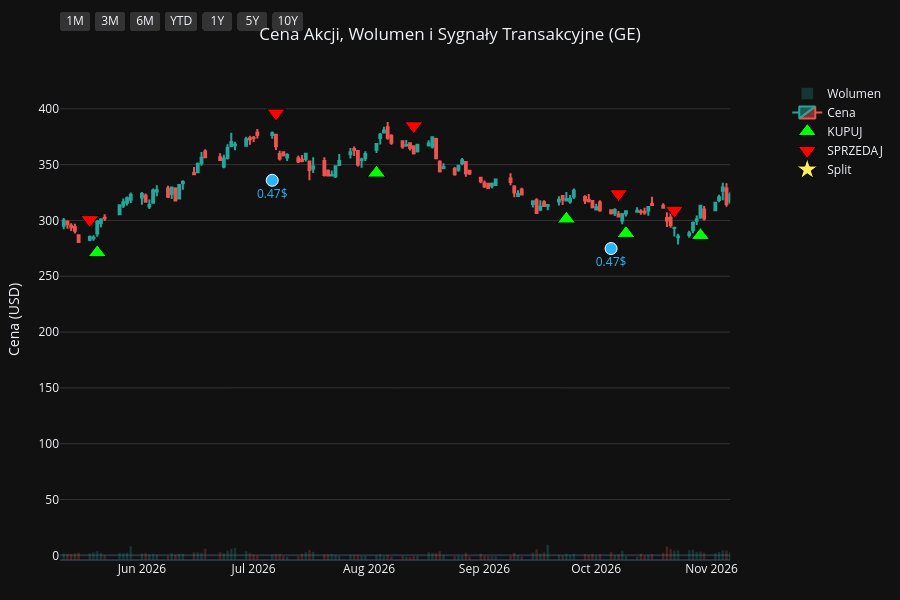
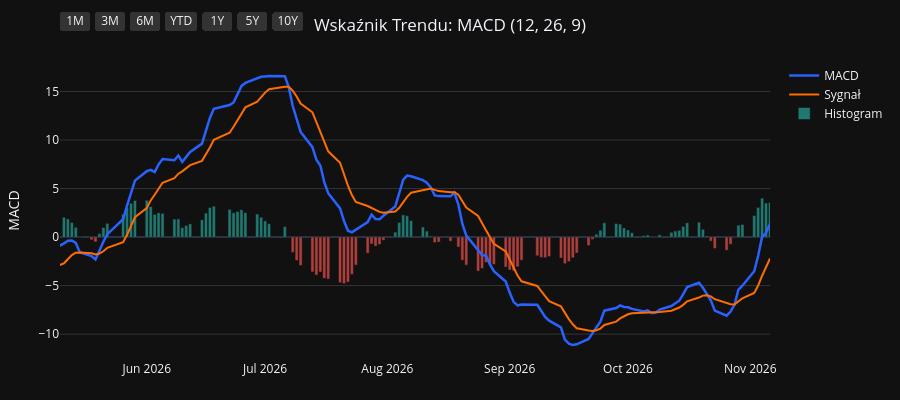
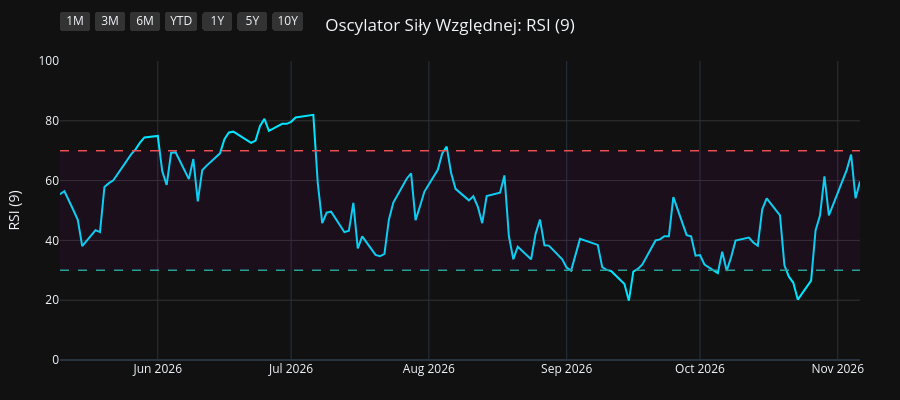
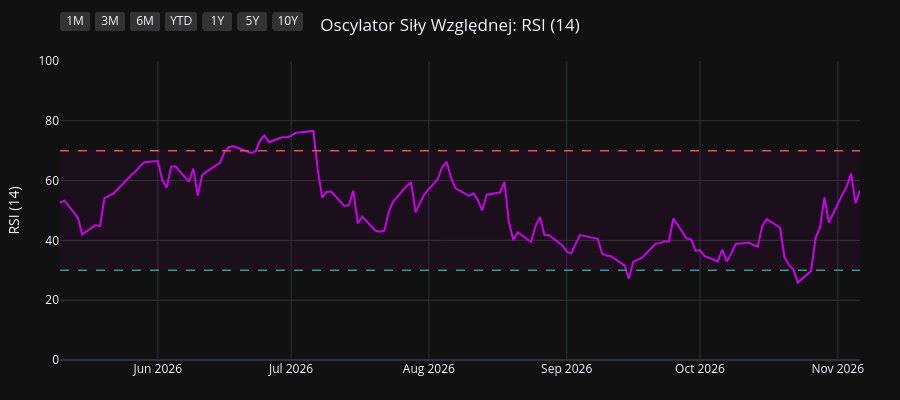

The code cell stored with these charts, in order, in its notebook:
### Code cell
import os
import yfinance as yf
import pandas as pd
import pandas_ta as ta
import plotly.graph_objects as go
from plotly.subplots import make_subplots

# 1. Pobranie i przygotowanie danych
symbol = os.environ.get("STOCK_TICKER", "").strip().upper()
if not symbol:
    raise RuntimeError("Set STOCK_TICKER before running price_extractor.ipynb")
df = yf.Ticker(symbol).history(period="10y")
df.index = df.index.tz_localize(None)

# Wskaźniki i sygnały
df.ta.macd(fast=12, slow=26, signal=9, append=True)
df.ta.rsi(length=9, append=True)
df.ta.rsi(length=14, append=True)
df.ta.rsi(length=21, append=True)
df.dropna(inplace=True)

macd = df['MACD_12_26_9']
signal = df['MACDs_12_26_9']
wczorajszy_macd = macd.shift(1)
wczorajszy_signal = signal.shift(1)

df['Decyzja'] = 'BRAK'
df.loc[(macd > signal) & (wczorajszy_macd <= wczorajszy_signal), 'Decyzja'] = 'KUPUJ'
df.loc[(macd < signal) & (wczorajszy_macd >= wczorajszy_signal), 'Decyzja'] = 'SPRZEDAJ'

df_kupuj = df[df['Decyzja'] == 'KUPUJ']
df_sprzedaj = df[df['Decyzja'] == 'SPRZEDAJ']
df_dywidendy = df[df['Dividends'] > 0]
df_splity = df[df['Stock Splits'] > 0]

# Wspólna konfiguracja osi X
konfiguracja_osi_x = dict(
    type="date",
    showspikes=True, spikemode="across", spikesnap="cursor", spikedash="dot", spikecolor="#ffffff", spikethickness=1, hoverformat="%Y-%m-%d",
    rangeselector=dict(
        buttons=list([
            dict(count=1, label="1M", step="month", stepmode="backward"),
            dict(count=3, label="3M", step="month", stepmode="backward"),
            dict(count=6, label="6M", step="month", stepmode="backward"),
            dict(count=1, label="YTD", step="year", stepmode="todate"),
            dict(count=1, label="1Y", step="year", stepmode="backward"),
            dict(count=5, label="5Y", step="year", stepmode="backward"),
            dict(step="all", label="10Y")
        ]),
        bgcolor="#333333", activecolor="#2962ff", x=0, y=1.1
    )
)

# ==========================================
# WYKRES 1: CENA + WOLUMEN + SYGNAŁY
# ==========================================
fig1 = make_subplots(specs=[[{"secondary_y": True}]])

kolory_wolumenu = ['#26a69a' if row['Close'] >= row['Open'] else '#ef5350' for index, row in df.iterrows()]
fig1.add_trace(go.Bar(x=df.index, y=df['Volume'], marker_color=kolory_wolumenu, opacity=0.25, name='Wolumen'), secondary_y=True)
fig1.add_trace(go.Candlestick(x=df.index, open=df['Open'], high=df['High'], low=df['Low'], close=df['Close'], name='Cena', increasing_line_color='#26a69a', decreasing_line_color='#ef5350'), secondary_y=False)
fig1.add_trace(go.Scatter(x=df_kupuj.index, y=df_kupuj['Low'] * 0.95, customdata=df_kupuj[['Low', 'High']], mode='markers', marker=dict(symbol='triangle-up', size=16, color='#00ff00', line=dict(width=1, color='black')), name='KUPUJ', hovertemplate='KUPUJ<br>Najniższa: %{customdata[0]:.2f}<br>Najwyższa: %{customdata[1]:.2f}<extra></extra>'), secondary_y=False)
fig1.add_trace(go.Scatter(x=df_sprzedaj.index, y=df_sprzedaj['High'] * 1.05, customdata=df_sprzedaj[['Low', 'High']], mode='markers', marker=dict(symbol='triangle-down', size=16, color='#ff0000', line=dict(width=1, color='black')), name='SPRZEDAJ', hovertemplate='SPRZEDAJ<br>Najniższa: %{customdata[0]:.2f}<br>Najwyższa: %{customdata[1]:.2f}<extra></extra>'), secondary_y=False)

if not df_dywidendy.empty:
    fig1.add_trace(go.Scatter(x=df_dywidendy.index, y=df_dywidendy['Low'] * 0.90, mode='markers+text', marker=dict(symbol='circle', size=12, color='#29b6f6', line=dict(width=1, color='white')), text=df_dywidendy['Dividends'].apply(lambda x: f"{x}$"), textposition="bottom center", name='Dywidenda', showlegend=False, hovertemplate='Dywidenda: %{text}<extra></extra>', textfont=dict(color="#29b6f6")), secondary_y=False)
if not df_splity.empty:
                    fig1.add_trace(go.Scatter(x=df_splity.index, y=df_splity['High'], mode='markers+text', marker=dict(symbol='star', size=16, color='#ffee58', line=dict(width=1, color='black')), text=df_splity['Stock Splits'].apply(lambda x: f"{x:g}:1" if x >= 1 else f"1:{1 / x:g}"), textposition="top center", name='Split', hovertemplate='%{text}<extra></extra>', textfont=dict(color="#ffee58")), secondary_y=False)

fig1.update_layout(title=dict(text=f"Cena Akcji, Wolumen i Sygnały Transakcyjne ({symbol})", x=0.5, xanchor='center'), dragmode='pan', xaxis_rangeslider_visible=False, template='plotly_dark', height=600, hovermode='x unified', margin=dict(l=60, r=40, t=60, b=40))
fig1.update_xaxes(**konfiguracja_osi_x)
fig1.update_xaxes(range=[df.index.max() - pd.Timedelta(days=180), df.index.max()])
fig1.update_yaxes(title_text="Cena (USD)", secondary_y=False, gridcolor='#333333')
fig1.update_yaxes(range=[0, df['Volume'].max() * 4], showgrid=False, showticklabels=False, secondary_y=True)
fig1.show(config={'scrollZoom': True})

# ==========================================
# WYKRES 2: WSKAŹNIK MACD
# ==========================================
fig2 = go.Figure()
fig2.add_trace(go.Scatter(x=df.index, y=df['MACD_12_26_9'], line=dict(color='#2962ff', width=2.5), name='MACD'))
fig2.add_trace(go.Scatter(x=df.index, y=df['MACDs_12_26_9'], line=dict(color='#ff6d00', width=2), name='Sygnał'))
kolory_macd = ['#26a69a' if val >= 0 else '#ef5350' for val in df['MACDh_12_26_9']]
fig2.add_trace(go.Bar(x=df.index, y=df['MACDh_12_26_9'], marker_color=kolory_macd, name='Histogram', opacity=0.7))
fig2.update_layout(title=dict(text="Wskaźnik Trendu: MACD (12, 26, 9)", x=0.5, xanchor='center'), dragmode='pan', xaxis_rangeslider_visible=False, template='plotly_dark', height=400, hovermode='x unified', margin=dict(l=60, r=40, t=60, b=40))
fig2.update_xaxes(**konfiguracja_osi_x)
fig2.update_xaxes(range=[df.index.max() - pd.Timedelta(days=180), df.index.max()])
fig2.update_yaxes(title_text="MACD", gridcolor='#333333')
fig2.show(config={'scrollZoom': True})

# ==========================================
# WYKRES 3: OSCYLATOR RSI (9)
# ==========================================
fig3 = go.Figure()
fig3.add_trace(go.Scatter(x=df.index, y=df['RSI_9'], line=dict(color='#00e5ff', width=2), name='RSI (9)'))
fig3.add_hline(y=70, line_dash="dash", line_color="#ef5350", line_width=1.5)
fig3.add_hline(y=30, line_dash="dash", line_color="#26a69a", line_width=1.5)
fig3.add_hrect(y0=30, y1=70, line_width=0, fillcolor="purple", opacity=0.1)
fig3.update_layout(title=dict(text="Oscylator Siły Względnej: RSI (9)", x=0.5, xanchor='center'), dragmode='pan', xaxis_rangeslider_visible=False, template='plotly_dark', height=400, hovermode='x unified', margin=dict(l=60, r=40, t=60, b=40))
fig3.update_xaxes(**konfiguracja_osi_x)
fig3.update_xaxes(range=[df.index.max() - pd.Timedelta(days=180), df.index.max()])
fig3.update_yaxes(title_text="RSI (9)", range=[0, 100], gridcolor='#333333')
fig3.show(config={'scrollZoom': True})

# ==========================================
# WYKRES 4: OSCYLATOR RSI (14)
# ==========================================
fig4 = go.Figure()
fig4.add_trace(go.Scatter(x=df.index, y=df['RSI_14'], line=dict(color='#d500f9', width=2), name='RSI (14)'))
fig4.add_hline(y=70, line_dash="dash", line_color="#ef5350", line_width=1.5)
fig4.add_hline(y=30, line_dash="dash", line_color="#26a69a", line_width=1.5)
fig4.add_hrect(y0=30, y1=70, line_width=0, fillcolor="purple", opacity=0.1)
fig4.update_layout(title=dict(text="Oscylator Siły Względnej: RSI (14)", x=0.5, xanchor='center'), dragmode='pan', xaxis_rangeslider_visible=False, template='plotly_dark', height=400, hovermode='x unified', margin=dict(l=60, r=40, t=60, b=40))
fig4.update_xaxes(**konfiguracja_osi_x)
fig4.update_xaxes(range=[df.index.max() - pd.Timedelta(days=180), df.index.max()])
fig4.update_yaxes(title_text="RSI (14)", range=[0, 100], gridcolor='#333333')
fig4.show(config={'scrollZoom': True})

# ==========================================
# WYKRES 5: OSCYLATOR RSI (21)
# ==========================================
fig5 = go.Figure()
fig5.add_trace(go.Scatter(x=df.index, y=df['RSI_21'], line=dict(color='#64dd17', width=2), name='RSI (21)'))
fig5.add_hline(y=70, line_dash="dash", line_color="#ef5350", line_width=1.5)
fig5.add_hline(y=30, line_dash="dash", line_color="#26a69a", line_width=1.5)
fig5.add_hrect(y0=30, y1=70, line_width=0, fillcolor="purple", opacity=0.1)
fig5.update_layout(title=dict(text="Oscylator Siły Względnej: RSI (21)", x=0.5, xanchor='center'), dragmode='pan', xaxis_rangeslider_visible=False, template='plotly_dark', height=400, hovermode='x unified', margin=dict(l=60, r=40, t=60, b=40))
fig5.update_xaxes(**konfiguracja_osi_x)
fig5.update_xaxes(range=[df.index.max() - pd.Timedelta(days=180), df.index.max()])
fig5.update_yaxes(title_text="RSI (21)", range=[0, 100], gridcolor='#333333')
fig5.show(config={'scrollZoom': True})

### Figure 1 — Plotly figure (JSON) as saved in the notebook; plotly's stock layout.template omitted (floating-point values rounded to 4 significant figures; data arrays with more than 128 entries replaced by an {"elided": "..."} marker saying what was removed)
{"data": [{"marker": {"color": {"elided": "2481 str values"}}, "name": "Wolumen", "opacity": 0.25, "type": "bar", "x": {"elided": "2481 str values"}, "xaxis": "x", "y": {"elided": "2481 int values"}, "yaxis": "y2"}, {"close": {"elided": "2481 float values"}, "decreasing": {"line": {"color": "#ef5350"}}, "high": {"elided": "2481 float values"}, "increasing": {"line": {"color": "#26a69a"}}, "low": {"elided": "2481 float values"}, "name": "Cena", "open": {"elided": "2481 float values"}, "type": "candlestick", "x": {"elided": "2481 str values"}, "xaxis": "x", "yaxis": "y"}, {"customdata": {"elided": "98x2 float values"}, "hovertemplate": "KUPUJ<br>Najniższa: %{customdata[0]:.2f}<br>Najwyższa: %{customdata[1]:.2f}<extra></extra>", "marker": {"color": "#00ff00", "line": {"color": "black", "width": 1}, "size": 16, "symbol": "triangle-up"}, "mode": "markers", "name": "KUPUJ", "type": "scatter", "x": ["2017-02-13T00:00:00", "2017-03-10T00:00:00", "2017-03-30T00:00:00", "2017-04-19T00:00:00", "2017-06-02T00:00:00", "2017-07-17T00:00:00", "2017-08-04T00:00:00", "2017-08-30T00:00:00", "2017-09-14T00:00:00", "2017-11-10T00:00:00", "2017-11-27T00:00:00", "2018-02-16T00:00:00", "2018-04-05T00:00:00", "2018-04-10T00:00:00", "2018-06-27T00:00:00", "2018-08-24T00:00:00", "2018-10-03T00:00:00", "2018-11-28T00:00:00", "2019-02-26T00:00:00", "2019-04-26T00:00:00", "2019-06-06T00:00:00", "2019-07-24T00:00:00", "2019-09-03T00:00:00", "2019-10-15T00:00:00", "2020-01-02T00:00:00", "2020-01-29T00:00:00", "2020-03-26T00:00:00", "2020-05-18T00:00:00", "2020-07-15T00:00:00", "2020-08-11T00:00:00", "2020-08-24T00:00:00", "2020-09-04T00:00:00", "2020-09-16T00:00:00", "2020-10-02T00:00:00", "2021-01-11T00:00:00", "2021-02-08T00:00:00", "2021-04-09T00:00:00", "2021-05-26T00:00:00", "2021-07-01T00:00:00", "2021-07-26T00:00:00", "2021-08-25T00:00:00", "2021-09-24T00:00:00", "2021-10-20T00:00:00", "2021-10-25T00:00:00", "2021-12-10T00:00:00", "2021-12-23T00:00:00", "2022-02-03T00:00:00", "2022-03-14T00:00:00", "2022-04-19T00:00:00", "2022-05-17T00:00:00", "2022-07-08T00:00:00", "2022-10-04T00:00:00", "2022-12-29T00:00:00", "2023-02-02T00:00:00", "2023-03-06T00:00:00", "2023-03-29T00:00:00", "2023-04-19T00:00:00", "2023-05-02T00:00:00", "2023-05-18T00:00:00", "2023-06-02T00:00:00", "2023-06-06T00:00:00", "2023-06-30T00:00:00", "2023-07-25T00:00:00", "2023-08-30T00:00:00", "2023-09-14T00:00:00", "2023-10-11T00:00:00", "2023-10-24T00:00:00", "2023-10-30T00:00:00", "2023-11-03T00:00:00", "2023-12-19T00:00:00", "2024-01-10T00:00:00", "2024-01-30T00:00:00", "2024-04-05T00:00:00", "2024-04-29T00:00:00", "2024-05-07T00:00:00", "2024-06-21T00:00:00", "2024-07-08T00:00:00", "2024-07-23T00:00:00", "2024-08-13T00:00:00", "2024-09-13T00:00:00", "2024-11-08T00:00:00", "2024-11-21T00:00:00", "2024-12-24T00:00:00", "2025-03-19T00:00:00", "2025-04-22T00:00:00", "2025-06-30T00:00:00", "2025-07-14T00:00:00", "2025-09-02T00:00:00", "2025-10-27T00:00:00", "2025-12-12T00:00:00", "2026-02-06T00:00:00", "2026-04-07T00:00:00", "2026-05-06T00:00:00", "2026-05-20T00:00:00", "2026-08-03T00:00:00", "2026-09-23T00:00:00", "2026-10-09T00:00:00", "2026-10-29T00:00:00"], "xaxis": "x", "y": [122.8, 123.4, 123.4, 124.4, 115.0, 112.2, 107.6, 101.4, 100.5, 84.41, 76.73, 63.25, 56.71, 55.76, 59.95, 54.17, 53.86, 32.32, 48.1, 41.65, 44.67, 48.24, 36.98, 39.45, 51.5, 57.28, 34.47, 26.35, 32.32, 30.76, 28.96, 28.78, 27.81, 27.86, 50.98, 52.59, 61.9, 60.15, 61.67, 58.3, 59.17, 59.25, 59.98, 59.67, 55.69, 53.92, 55.8, 53.18, 52.53, 43.84, 36.02, 37.62, 47.6, 60.9, 64.35, 69.71, 73.25, 74.56, 75.71, 77.8, 77.47, 80.82, 84.63, 84.87, 85.14, 83.33, 80.73, 80.06, 80.56, 92.2, 95.84, 97.86, 138.8, 152.6, 156.5, 151.0, 150.4, 154.4, 155.9, 158.7, 168.5, 166.5, 158.6, 189.7, 171.6, 239.2, 241.6, 252.9, 287.7, 274.7, 293.5, 268.2, 284.1, 271.1, 342.4, 301.3, 288.3, 286.5], "yaxis": "y"}, {"customdata": {"elided": "98x2 float values"}, "hovertemplate": "SPRZEDAJ<br>Najniższa: %{customdata[0]:.2f}<br>Najwyższa: %{customdata[1]:.2f}<extra></extra>", "marker": {"color": "#ff0000", "line": {"color": "black", "width": 1}, "size": 16, "symbol": "triangle-down"}, "mode": "markers", "name": "SPRZEDAJ", "type": "scatter", "x": ["2016-12-27T00:00:00", "2017-03-09T00:00:00", "2017-03-14T00:00:00", "2017-04-17T00:00:00", "2017-04-24T00:00:00", "2017-06-23T00:00:00", "2017-07-21T00:00:00", "2017-08-17T00:00:00", "2017-09-11T00:00:00", "2017-10-09T00:00:00", "2017-11-13T00:00:00", "2018-01-18T00:00:00", "2018-03-21T00:00:00", "2018-04-09T00:00:00", "2018-05-24T00:00:00", "2018-07-20T00:00:00", "2018-09-24T00:00:00", "2018-10-16T00:00:00", "2019-02-14T00:00:00", "2019-03-05T00:00:00", "2019-05-20T00:00:00", "2019-07-08T00:00:00", "2019-08-01T00:00:00", "2019-09-30T00:00:00", "2019-11-21T00:00:00", "2020-01-17T00:00:00", "2020-02-18T00:00:00", "2020-05-15T00:00:00", "2020-06-17T00:00:00", "2020-07-27T00:00:00", "2020-08-20T00:00:00", "2020-09-01T00:00:00", "2020-09-08T00:00:00", "2020-09-24T00:00:00", "2020-12-14T00:00:00", "2021-01-19T00:00:00", "2021-03-11T00:00:00", "2021-04-16T00:00:00", "2021-06-10T00:00:00", "2021-07-06T00:00:00", "2021-08-17T00:00:00", "2021-09-09T00:00:00", "2021-10-12T00:00:00", "2021-10-21T00:00:00", "2021-11-16T00:00:00", "2021-12-13T00:00:00", "2022-01-21T00:00:00", "2022-02-18T00:00:00", "2022-04-04T00:00:00", "2022-04-26T00:00:00", "2022-06-13T00:00:00", "2022-08-22T00:00:00", "2022-11-21T00:00:00", "2023-01-31T00:00:00", "2023-02-03T00:00:00", "2023-03-22T00:00:00", "2023-04-06T00:00:00", "2023-04-26T00:00:00", "2023-05-04T00:00:00", "2023-05-23T00:00:00", "2023-06-05T00:00:00", "2023-06-14T00:00:00", "2023-07-21T00:00:00", "2023-08-02T00:00:00", "2023-09-05T00:00:00", "2023-09-21T00:00:00", "2023-10-16T00:00:00", "2023-10-27T00:00:00", "2023-11-01T00:00:00", "2023-12-06T00:00:00", "2024-01-03T00:00:00", "2024-01-16T00:00:00", "2024-03-25T00:00:00", "2024-04-18T00:00:00", "2024-05-01T00:00:00", "2024-05-10T00:00:00", "2024-06-24T00:00:00", "2024-07-12T00:00:00", "2024-08-05T00:00:00", "2024-09-03T00:00:00", "2024-10-03T00:00:00", "2024-11-19T00:00:00", "2024-12-05T00:00:00", "2025-02-14T00:00:00", "2025-03-31T00:00:00", "2025-06-10T00:00:00", "2025-07-01T00:00:00", "2025-08-06T00:00:00", "2025-10-02T00:00:00", "2025-11-04T00:00:00", "2026-01-15T00:00:00", "2026-03-05T00:00:00", "2026-04-22T00:00:00", "2026-05-18T00:00:00", "2026-07-07T00:00:00", "2026-08-13T00:00:00", "2026-10-07T00:00:00", "2026-10-22T00:00:00"], "xaxis": "x", "y": [146.4, 137.3, 137.1, 136.7, 137.8, 129.0, 120.7, 116.5, 110.9, 113.2, 97.28, 82.51, 66.44, 62.63, 70.06, 66.17, 58.65, 59.57, 50.0, 53.36, 50.84, 52.76, 53.06, 46.08, 58.84, 60.47, 65.64, 28.72, 38.2, 34.81, 32.42, 32.52, 32.32, 31.4, 57.77, 59.35, 65.56, 69.74, 70.71, 67.96, 65.86, 66.91, 66.4, 67.9, 67.79, 61.53, 62.82, 63.22, 59.03, 54.49, 44.76, 48.76, 55.12, 66.49, 68.78, 76.17, 77.64, 80.98, 83.7, 85.66, 87.03, 87.85, 92.1, 93.43, 94.0, 94.12, 91.37, 90.48, 89.24, 101.0, 103.2, 107.0, 144.7, 163.5, 169.0, 174.6, 170.5, 168.2, 165.7, 181.1, 193.8, 184.6, 187.6, 217.5, 210.0, 261.7, 266.4, 286.9, 316.9, 323.0, 339.2, 357.4, 301.4, 300.8, 396.2, 384.8, 324.0, 309.1], "yaxis": "y"}, {"hovertemplate": "Dywidenda: %{text}<extra></extra>", "marker": {"color": "#29b6f6", "line": {"color": "white", "width": 1}, "size": 12, "symbol": "circle"}, "mode": "markers+text", "name": "Dywidenda", "showlegend": false, "text": ["1.150185$", "1.150185$", "1.150185$", "0.575092$", "0.575092$", "0.575092$", "0.575092$", "0.047924$", "0.049841$", "0.049841$", "0.049841$", "0.049841$", "0.049841$", "0.049841$", "0.049841$", "0.049841$", "0.049841$", "0.049841$", "0.049841$", "0.049841$", "0.049841$", "0.049841$", "0.049841$", "0.049841$", "0.063847$", "0.063847$", "0.063847$", "0.063847$", "0.28$", "0.28$", "0.28$", "0.28$", "0.36$", "0.36$", "0.36$", "0.36$", "0.47$", "0.47$", "0.47$"], "textfont": {"color": "#29b6f6"}, "textposition": "bottom center", "type": "scatter", "x": ["2017-02-23T00:00:00", "2017-06-15T00:00:00", "2017-09-15T00:00:00", "2017-12-26T00:00:00", "2018-02-23T00:00:00", "2018-06-15T00:00:00", "2018-09-14T00:00:00", "2018-12-19T00:00:00", "2019-03-08T00:00:00", "2019-06-28T00:00:00", "2019-09-13T00:00:00", "2019-12-20T00:00:00", "2020-03-06T00:00:00", "2020-06-26T00:00:00", "2020-09-25T00:00:00", "2020-12-18T00:00:00", "2021-03-05T00:00:00", "2021-06-25T00:00:00", "2021-09-24T00:00:00", "2021-12-20T00:00:00", "2022-03-07T00:00:00", "2022-06-27T00:00:00", "2022-09-26T00:00:00", "2022-12-14T00:00:00", "2023-03-06T00:00:00", "2023-07-10T00:00:00", "2023-09-25T00:00:00", "2023-12-27T00:00:00", "2024-04-12T00:00:00", "2024-07-11T00:00:00", "2024-09-26T00:00:00", "2024-12-27T00:00:00", "2025-03-10T00:00:00", "2025-07-07T00:00:00", "2025-09-29T00:00:00", "2025-12-29T00:00:00", "2026-03-09T00:00:00", "2026-07-06T00:00:00", "2026-10-05T00:00:00"], "xaxis": "x", "y": [117.8, 113.1, 95.43, 70.4, 59.11, 54.74, 51.44, 31.41, 40.2, 44.96, 39.67, 47.35, 39.92, 28.09, 26.26, 46.9, 57.42, 57.29, 56.13, 48.28, 46.74, 36.29, 35.27, 44.73, 60.97, 76.46, 78.12, 89.62, 135.7, 143.7, 164.2, 150.6, 167.8, 220.4, 259.3, 278.9, 278.3, 335.9, 274.8], "yaxis": "y"}, {"hovertemplate": "%{text}<extra></extra>", "marker": {"color": "#ffee58", "line": {"color": "black", "width": 1}, "size": 16, "symbol": "star"}, "mode": "markers+text", "name": "Split", "text": ["1.04:1", "1:8", "1.281:1", "1.253:1"], "textfont": {"color": "#ffee58"}, "textposition": "top center", "type": "scatter", "x": ["2019-02-26T00:00:00", "2021-08-02T00:00:00", "2023-01-04T00:00:00", "2024-04-02T00:00:00"], "xaxis": "x", "y": [52.41, 65.12, 54.94, 142.1], "yaxis": "y"}], "layout": {"dragmode": "pan", "height": 600, "hovermode": "x unified", "margin": {"b": 40, "l": 60, "r": 40, "t": 60}, "title": {"text": "Cena Akcji, Wolumen i Sygnały Transakcyjne (GE)", "x": 0.5, "xanchor": "center"}, "xaxis": {"anchor": "y", "domain": [0.0, 0.94], "hoverformat": "%Y-%m-%d", "range": ["2026-05-10T00:00:00", "2026-11-06T00:00:00"], "rangeselector": {"activecolor": "#2962ff", "bgcolor": "#333333", "buttons": [{"count": 1, "label": "1M", "step": "month", "stepmode": "backward"}, {"count": 3, "label": "3M", "step": "month", "stepmode": "backward"}, {"count": 6, "label": "6M", "step": "month", "stepmode": "backward"}, {"count": 1, "label": "YTD", "step": "year", "stepmode": "todate"}, {"count": 1, "label": "1Y", "step": "year", "stepmode": "backward"}, {"count": 5, "label": "5Y", "step": "year", "stepmode": "backward"}, {"label": "10Y", "step": "all"}], "x": 0, "y": 1.1}, "rangeslider": {"visible": false}, "showspikes": true, "spikecolor": "#ffffff", "spikedash": "dot", "spikemode": "across", "spikesnap": "cursor", "spikethickness": 1, "type": "date"}, "yaxis": {"anchor": "x", "domain": [0.0, 1.0], "gridcolor": "#333333", "title": {"text": "Cena (USD)"}}, "yaxis2": {"anchor": "x", "overlaying": "y", "range": [0, 321860232], "showgrid": false, "showticklabels": false, "side": "right"}}}

### Figure 2 — Plotly figure (JSON) as saved in the notebook; plotly's stock layout.template omitted (floating-point values rounded to 4 significant figures; data arrays with more than 128 entries replaced by an {"elided": "..."} marker saying what was removed)
{"data": [{"line": {"color": "#2962ff", "width": 2.5}, "name": "MACD", "type": "scatter", "x": {"elided": "2481 str values"}, "y": {"elided": "2481 float values"}}, {"line": {"color": "#ff6d00", "width": 2}, "name": "Sygnał", "type": "scatter", "x": {"elided": "2481 str values"}, "y": {"elided": "2481 float values"}}, {"marker": {"color": {"elided": "2481 str values"}}, "name": "Histogram", "opacity": 0.7, "type": "bar", "x": {"elided": "2481 str values"}, "y": {"elided": "2481 float values"}}], "layout": {"dragmode": "pan", "height": 400, "hovermode": "x unified", "margin": {"b": 40, "l": 60, "r": 40, "t": 60}, "title": {"text": "Wskaźnik Trendu: MACD (12, 26, 9)", "x": 0.5, "xanchor": "center"}, "xaxis": {"hoverformat": "%Y-%m-%d", "range": ["2026-05-10T00:00:00", "2026-11-06T00:00:00"], "rangeselector": {"activecolor": "#2962ff", "bgcolor": "#333333", "buttons": [{"count": 1, "label": "1M", "step": "month", "stepmode": "backward"}, {"count": 3, "label": "3M", "step": "month", "stepmode": "backward"}, {"count": 6, "label": "6M", "step": "month", "stepmode": "backward"}, {"count": 1, "label": "YTD", "step": "year", "stepmode": "todate"}, {"count": 1, "label": "1Y", "step": "year", "stepmode": "backward"}, {"count": 5, "label": "5Y", "step": "year", "stepmode": "backward"}, {"label": "10Y", "step": "all"}], "x": 0, "y": 1.1}, "rangeslider": {"visible": false}, "showspikes": true, "spikecolor": "#ffffff", "spikedash": "dot", "spikemode": "across", "spikesnap": "cursor", "spikethickness": 1, "type": "date"}, "yaxis": {"gridcolor": "#333333", "title": {"text": "MACD"}}}}

### Figure 3 — Plotly figure (JSON) as saved in the notebook; plotly's stock layout.template omitted (floating-point values rounded to 4 significant figures; data arrays with more than 128 entries replaced by an {"elided": "..."} marker saying what was removed)
{"data": [{"line": {"color": "#00e5ff", "width": 2}, "name": "RSI (9)", "type": "scatter", "x": {"elided": "2481 str values"}, "y": {"elided": "2481 float values"}}], "layout": {"dragmode": "pan", "height": 400, "hovermode": "x unified", "margin": {"b": 40, "l": 60, "r": 40, "t": 60}, "shapes": [{"line": {"color": "#ef5350", "dash": "dash", "width": 1.5}, "type": "line", "x0": 0, "x1": 1, "xref": "x domain", "y0": 70, "y1": 70, "yref": "y"}, {"line": {"color": "#26a69a", "dash": "dash", "width": 1.5}, "type": "line", "x0": 0, "x1": 1, "xref": "x domain", "y0": 30, "y1": 30, "yref": "y"}, {"fillcolor": "purple", "line": {"width": 0}, "opacity": 0.1, "type": "rect", "x0": 0, "x1": 1, "xref": "x domain", "y0": 30, "y1": 70, "yref": "y"}], "title": {"text": "Oscylator Siły Względnej: RSI (9)", "x": 0.5, "xanchor": "center"}, "xaxis": {"hoverformat": "%Y-%m-%d", "range": ["2026-05-10T00:00:00", "2026-11-06T00:00:00"], "rangeselector": {"activecolor": "#2962ff", "bgcolor": "#333333", "buttons": [{"count": 1, "label": "1M", "step": "month", "stepmode": "backward"}, {"count": 3, "label": "3M", "step": "month", "stepmode": "backward"}, {"count": 6, "label": "6M", "step": "month", "stepmode": "backward"}, {"count": 1, "label": "YTD", "step": "year", "stepmode": "todate"}, {"count": 1, "label": "1Y", "step": "year", "stepmode": "backward"}, {"count": 5, "label": "5Y", "step": "year", "stepmode": "backward"}, {"label": "10Y", "step": "all"}], "x": 0, "y": 1.1}, "rangeslider": {"visible": false}, "showspikes": true, "spikecolor": "#ffffff", "spikedash": "dot", "spikemode": "across", "spikesnap": "cursor", "spikethickness": 1, "type": "date"}, "yaxis": {"gridcolor": "#333333", "range": [0, 100], "title": {"text": "RSI (9)"}}}}

### Figure 4 — Plotly figure (JSON) as saved in the notebook; plotly's stock layout.template omitted (floating-point values rounded to 4 significant figures; data arrays with more than 128 entries replaced by an {"elided": "..."} marker saying what was removed)
{"data": [{"line": {"color": "#d500f9", "width": 2}, "name": "RSI (14)", "type": "scatter", "x": {"elided": "2481 str values"}, "y": {"elided": "2481 float values"}}], "layout": {"dragmode": "pan", "height": 400, "hovermode": "x unified", "margin": {"b": 40, "l": 60, "r": 40, "t": 60}, "shapes": [{"line": {"color": "#ef5350", "dash": "dash", "width": 1.5}, "type": "line", "x0": 0, "x1": 1, "xref": "x domain", "y0": 70, "y1": 70, "yref": "y"}, {"line": {"color": "#26a69a", "dash": "dash", "width": 1.5}, "type": "line", "x0": 0, "x1": 1, "xref": "x domain", "y0": 30, "y1": 30, "yref": "y"}, {"fillcolor": "purple", "line": {"width": 0}, "opacity": 0.1, "type": "rect", "x0": 0, "x1": 1, "xref": "x domain", "y0": 30, "y1": 70, "yref": "y"}], "title": {"text": "Oscylator Siły Względnej: RSI (14)", "x": 0.5, "xanchor": "center"}, "xaxis": {"hoverformat": "%Y-%m-%d", "range": ["2026-05-10T00:00:00", "2026-11-06T00:00:00"], "rangeselector": {"activecolor": "#2962ff", "bgcolor": "#333333", "buttons": [{"count": 1, "label": "1M", "step": "month", "stepmode": "backward"}, {"count": 3, "label": "3M", "step": "month", "stepmode": "backward"}, {"count": 6, "label": "6M", "step": "month", "stepmode": "backward"}, {"count": 1, "label": "YTD", "step": "year", "stepmode": "todate"}, {"count": 1, "label": "1Y", "step": "year", "stepmode": "backward"}, {"count": 5, "label": "5Y", "step": "year", "stepmode": "backward"}, {"label": "10Y", "step": "all"}], "x": 0, "y": 1.1}, "rangeslider": {"visible": false}, "showspikes": true, "spikecolor": "#ffffff", "spikedash": "dot", "spikemode": "across", "spikesnap": "cursor", "spikethickness": 1, "type": "date"}, "yaxis": {"gridcolor": "#333333", "range": [0, 100], "title": {"text": "RSI (14)"}}}}
